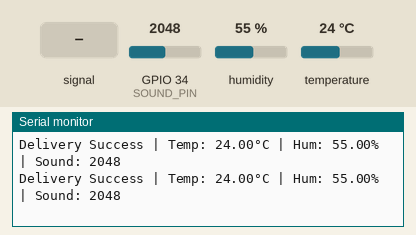
A sketch run on a simulated ESP32. Parts: the last lines printed to the serial monitor. The test bench sets the inputs (shaded band); at power-on: humidity 55 %, GPIO 34 (SOUND_PIN) = 2048, temperature 24 °C.

Above: at 1.2 s.
1.3 s: GPIO 34 (SOUND_PIN) fed a 200 Hz sine of ±327 counts around its level
At 2.0 s:
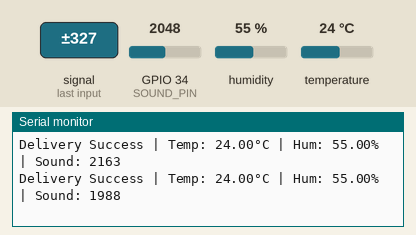
2.8 s: humidity set to 22 %
At 2.81 s:
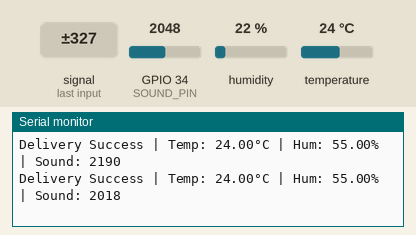
4.3 s: GPIO 34 (SOUND_PIN) set to 2866
At 4.44 s:
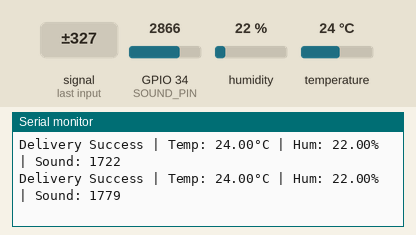
5.8 s: temperature set to 12 °C
At 6.05 s:
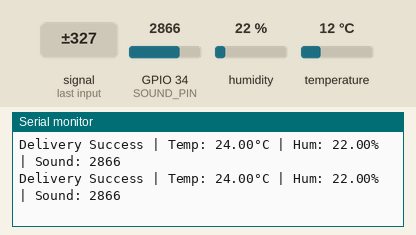
7.3 s: GPIO 34 (SOUND_PIN) fed a 1000 Hz sine of ±1023 counts around its level
At 8.08 s:
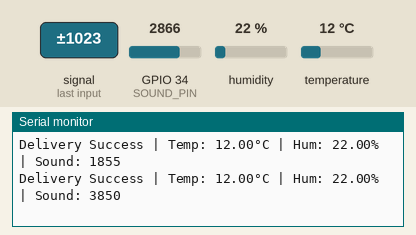
8.8 s: GPIO 34 (SOUND_PIN) set to 3603
At 8.89 s:
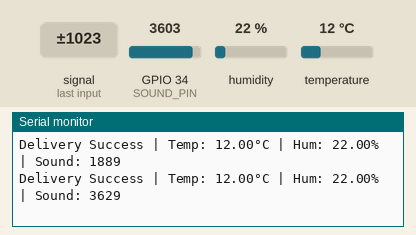
Timing chart, 0 to 11.3 s (numbered marks = the images above; inputs shaded):
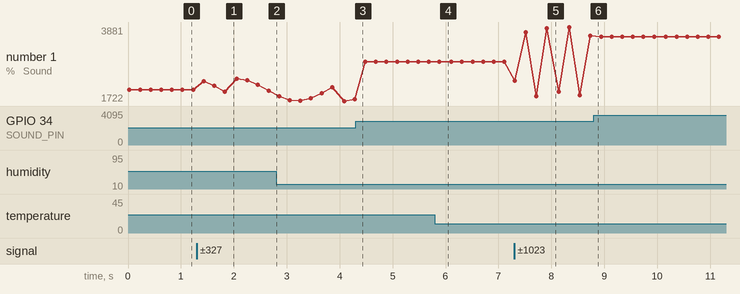

The sketch:

sketch_may12anode.ino
```cpp
#include <esp_now.h>
#include <WiFi.h>
#include <DHT.h>
#include "esp_wifi.h"

#define DHTPIN 4
#define DHTTYPE DHT11
#define SOUND_PIN 34

DHT dht(DHTPIN, DHTTYPE);

uint8_t hubMac[] = {0xd0, 0xef, 0x76, 0x58, 0x81, 0x1c}; // Replace with actual hub MAC

typedef struct {
  float temp;
  float hum;
  int sound;
} SensorData;

SensorData sensorReadings;

void OnDataSent(const uint8_t *mac, esp_now_send_status_t status) {
  Serial.print(status == ESP_NOW_SEND_SUCCESS ? "Delivery Success" : "Delivery Fail");
  Serial.print(" | Temp: ");
  Serial.print(sensorReadings.temp);
  Serial.print("°C | Hum: ");
  Serial.print(sensorReadings.hum);
  Serial.print("% | Sound: ");
  Serial.println(sensorReadings.sound);
}

void setup() {
  Serial.begin(115200);
  dht.begin();
  WiFi.mode(WIFI_STA);

  // Lock to channel 1
  esp_wifi_set_promiscuous(true);
  esp_wifi_set_channel(1, WIFI_SECOND_CHAN_NONE);
  esp_wifi_set_promiscuous(false);

  Serial.print("Node MAC: ");
  Serial.println(WiFi.macAddress());

  if (esp_now_init() != ESP_OK) {
    Serial.println("ESP-NOW init failed");
    while (true);
  }

  esp_now_register_send_cb(OnDataSent);

  esp_now_peer_info_t peerInfo;
  memset(&peerInfo, 0, sizeof(peerInfo));
  memcpy(peerInfo.peer_addr, hubMac, 6);
  peerInfo.channel = 1;
  peerInfo.encrypt = false;

  if (esp_now_add_peer(&peerInfo) != ESP_OK) {
    Serial.println("Failed to add peer");
    while (true);
  }

  Serial.println("Node ready");
}

void loop() {
  sensorReadings.temp = dht.readTemperature();
  sensorReadings.hum = dht.readHumidity();
  sensorReadings.sound = analogRead(SOUND_PIN);

  if (isnan(sensorReadings.temp) || isnan(sensorReadings.hum)) {
    Serial.println("DHT read error!");
    delay(2000);
    return;
  }

  esp_err_t result = esp_now_send(hubMac, (uint8_t *)&sensorReadings, sizeof(sensorReadings));

  if (result != ESP_OK) {
    Serial.println("Send error");
  }

  delay(200);
}
```

Measured:
- after the input at 1.3 s, the serial monitor: prints a new line after 0.13 s (image 1)
- after the input at 7.3 s, the serial monitor: prints a new line at once (image 5)
- plotted number 1: 2048 → 2018 after the input at 1.3 s, 1779 → 2866 after the input at 4.3 s, 2866 → 3629 after the input at 7.3 s, 3629 → 3603 after the input at 8.8 s
